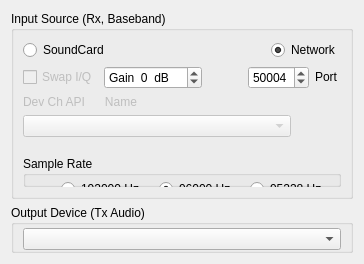
     <widget class="QWidget" name="tab_2">
      <attribute name="title">
       <string>I/O Devices</string>
      </attribute>
      <layout class="QGridLayout" name="gridLayout_6">
       <item row="0" column="0">
        <layout class="QVBoxLayout" name="verticalLayout_8">
         <item>
          <widget class="QGroupBox" name="groupBox_2">
           <property name="title">
            <string>Input Source (Rx, Baseband)</string>
           </property>
           <layout class="QGridLayout" name="gridLayout_3">
            <item row="0" column="0">
             <layout class="QVBoxLayout" name="verticalLayout_7">
              <item>
               <layout class="QHBoxLayout" name="horizontalLayout">
                <item>
                 <widget class="QRadioButton" name="soundCardRadioButton">
                  <property name="enabled">
                   <bool>true</bool>
                  </property>
                  <property name="text">
                   <string>SoundCard</string>
                  </property>
                  <property name="checked">
                   <bool>false</bool>
                  </property>
                 </widget>
                </item>
                <item>
                 <spacer name="horizontalSpacer">
                  <property name="orientation">
                   <enum>Qt::Orientation::Horizontal</enum>
                  </property>
                  <property name="sizeHint" stdset="0">
                   <size>
                    <width>40</width>
                    <height>20</height>
                   </size>
                  </property>
                 </spacer>
                </item>
                <item>
                 <widget class="QRadioButton" name="networkRadioButton">
                  <property name="text">
                   <string>Network</string>
                  </property>
                  <property name="checked">
                   <bool>true</bool>
                  </property>
                 </widget>
                </item>
               </layout>
              </item>
              <item>
               <layout class="QHBoxLayout" name="horizontalLayout_8">
                <item>
                 <widget class="QCheckBox" name="cbIQswap">
                  <property name="enabled">
                   <bool>false</bool>
                  </property>
                  <property name="minimumSize">
                   <size>
                    <width>0</width>
                    <height>20</height>
                   </size>
                  </property>
                  <property name="text">
                   <string>Swap I/Q</string>
                  </property>
                 </widget>
                </item>
                <item>
                 <widget class="QSpinBox" name="sb_dB">
                  <property name="toolTip">
                   <string>&lt;html&gt;&lt;head/&gt;&lt;body&gt;&lt;p&gt;Adjust to scale digital I/Q data.&lt;/p&gt;&lt;/body&gt;&lt;/html&gt;</string>
                  </property>
                  <property name="suffix">
                   <string>  dB</string>
                  </property>
                  <property name="prefix">
                   <string>Gain  </string>
                  </property>
                  <property name="minimum">
                   <number>-50</number>
                  </property>
                  <property name="maximum">
                   <number>10</number>
                  </property>
                  <property name="singleStep">
                   <number>1</number>
                  </property>
                 </widget>
                </item>
                <item>
                 <spacer name="horizontalSpacer_11">
                  <property name="orientation">
                   <enum>Qt::Orientation::Horizontal</enum>
                  </property>
                  <property name="sizeHint" stdset="0">
                   <size>
                    <width>40</width>
                    <height>20</height>
                   </size>
                  </property>
                 </spacer>
                </item>
                <item>
                 <widget class="QSpinBox" name="sbPort">
                  <property name="minimumSize">
                   <size>
                    <width>57</width>
                    <height>0</height>
                   </size>
                  </property>
                  <property name="minimum">
                   <number>20000</number>
                  </property>
                  <property name="maximum">
                   <number>51000</number>
                  </property>
                  <property name="value">
                   <number>50004</number>
                  </property>
                 </widget>
                </item>
                <item>
                 <widget class="QLabel" name="label_Port">
                  <property name="sizePolicy">
                   <sizepolicy hsizetype="Fixed" vsizetype="Fixed">
                    <horstretch>0</horstretch>
                    <verstretch>0</verstretch>
                   </sizepolicy>
                  </property>
                  <property name="minimumSize">
                   <size>
                    <width>26</width>
                    <height>0</height>
                   </size>
                  </property>
                  <property name="maximumSize">
                   <size>
                    <width>16777215</width>
                    <height>20</height>
                   </size>
                  </property>
                  <property name="text">
                   <string>Port</string>
                  </property>
                 </widget>
                </item>
               </layout>
              </item>
              <item>
               <widget class="QLabel" name="label_InputDev">
                <property name="enabled">
                 <bool>false</bool>
                </property>
                <property name="sizePolicy">
                 <sizepolicy hsizetype="Preferred" vsizetype="Fixed">
                  <horstretch>0</horstretch>
                  <verstretch>0</verstretch>
                 </sizepolicy>
                </property>
                <property name="text">
                 <string>Dev Ch API      Name</string>
                </property>
               </widget>
              </item>
              <item>
               <layout class="QHBoxLayout" name="horizontalLayout_7">
                <item>
                 <widget class="QComboBox" name="comboBoxSndIn">
                  <property name="enabled">
                   <bool>false</bool>
                  </property>
                 </widget>
                </item>
                <item>
                 <spacer name="horizontalSpacer_8">
                  <property name="orientation">
                   <enum>Qt::Orientation::Horizontal</enum>
                  </property>
                  <property name="sizeType">
                   <enum>QSizePolicy::Policy::Fixed</enum>
                  </property>
                  <property name="sizeHint" stdset="0">
                   <size>
                    <width>50</width>
                    <height>13</height>
                   </size>
                  </property>
                 </spacer>
                </item>
               </layout>
              </item>
              <item>
               <spacer name="verticalSpacer_2">
                <property name="orientation">
                 <enum>Qt::Orientation::Vertical</enum>
                </property>
                <property name="sizeType">
                 <enum>QSizePolicy::Policy::Fixed</enum>
                </property>
                <property name="sizeHint" stdset="0">
                 <size>
                  <width>20</width>
                  <height>13</height>
                 </size>
                </property>
               </spacer>
              </item>
              <item>
               <widget class="QGroupBox" name="groupBox_3">
                <property name="sizePolicy">
                 <sizepolicy hsizetype="Preferred" vsizetype="Maximum">
                  <horstretch>0</horstretch>
                  <verstretch>0</verstretch>
                 </sizepolicy>
                </property>
                <property name="maximumSize">
                 <size>
                  <width>16777215</width>
                  <height>60</height>
                 </size>
                </property>
                <property name="title">
                 <string>Sample Rate</string>
                </property>
                <widget class="QWidget" name="layoutWidget_4">
                 <property name="geometry">
                  <rect>
                   <x>30</x>
                   <y>20</y>
                   <width>282</width>
                   <height>26</height>
                  </rect>
                 </property>
                 <layout class="QHBoxLayout" name="horizontalLayout_6">
                  <item>
                   <spacer name="horizontalSpacer_5">
                    <property name="orientation">
                     <enum>Qt::Orientation::Horizontal</enum>
                    </property>
                    <property name="sizeHint" stdset="0">
                     <size>
                      <width>40</width>
                      <height>20</height>
                     </size>
                    </property>
                   </spacer>
                  </item>
                  <item>
                   <widget class="QRadioButton" name="rb192000">
                    <property name="text">
                     <string>192000 Hz</string>
                    </property>
                    <property name="checked">
                     <bool>true</bool>
                    </property>
                   </widget>
                  </item>
                  <item>
                   <spacer name="horizontalSpacer_6">
                    <property name="orientation">
                     <enum>Qt::Orientation::Horizontal</enum>
                    </property>
                    <property name="sizeHint" stdset="0">
                     <size>
                      <width>40</width>
                      <height>20</height>
                     </size>
                    </property>
                   </spacer>
                  </item>
                  <item>
                   <widget class="QRadioButton" name="rb96000">
                    <property name="text">
                     <string>96000 Hz</string>
                    </property>
                    <property name="checked">
                     <bool>true</bool>
                    </property>
                   </widget>
                  </item>
                  <item>
                   <spacer name="horizontalSpacer_6">
                    <property name="orientation">
                     <enum>Qt::Orientation::Horizontal</enum>
                    </property>
                    <property name="sizeHint" stdset="0">
                     <size>
                      <width>40</width>
                      <height>20</height>
                     </size>
                    </property>
                   </spacer>
                  </item>
                  <item>
                   <widget class="QRadioButton" name="rb95238">
                    <property name="text">
                     <string>95238 Hz</string>
                    </property>
                   </widget>
                  </item>
                  <item>
                   <spacer name="horizontalSpacer_7">
                    <property name="orientation">
                     <enum>Qt::Orientation::Horizontal</enum>
                    </property>
                    <property name="sizeHint" stdset="0">
                     <size>
                      <width>40</width>
                      <height>20</height>
                     </size>
                    </property>
                   </spacer>
                  </item>
                 </layout>
                </widget>
               </widget>
              </item>
             </layout>
            </item>
           </layout>
          </widget>
         </item>
         <item>
          <widget class="QGroupBox" name="groupBox">
           <property name="sizePolicy">
            <sizepolicy hsizetype="Preferred" vsizetype="Preferred">
             <horstretch>0</horstretch>
             <verstretch>0</verstretch>
            </sizepolicy>
           </property>
           <property name="maximumSize">
            <size>
             <width>16777215</width>
             <height>55</height>
            </size>
           </property>
           <property name="title">
            <string>Output Device (Tx Audio)</string>
           </property>
           <layout class="QVBoxLayout" name="verticalLayout_9" stretch="0">
            <property name="spacing">
             <number>6</number>
            </property>
            <property name="topMargin">
             <number>3</number>
            </property>
            <property name="bottomMargin">
             <number>0</number>
            </property>
            <item>
             <widget class="QComboBox" name="comboBoxSndOut">
              <property name="sizePolicy">
               <sizepolicy hsizetype="Preferred" vsizetype="Fixed">
                <horstretch>0</horstretch>
                <verstretch>0</verstretch>
               </sizepolicy>
              </property>
              <property name="minimumSize">
               <size>
                <width>0</width>
                <height>0</height>
               </size>
              </property>
             </widget>
            </item>
           </layout>
          </widget>
         </item>
        </layout>
       </item>
      </layout>
     </widget>
